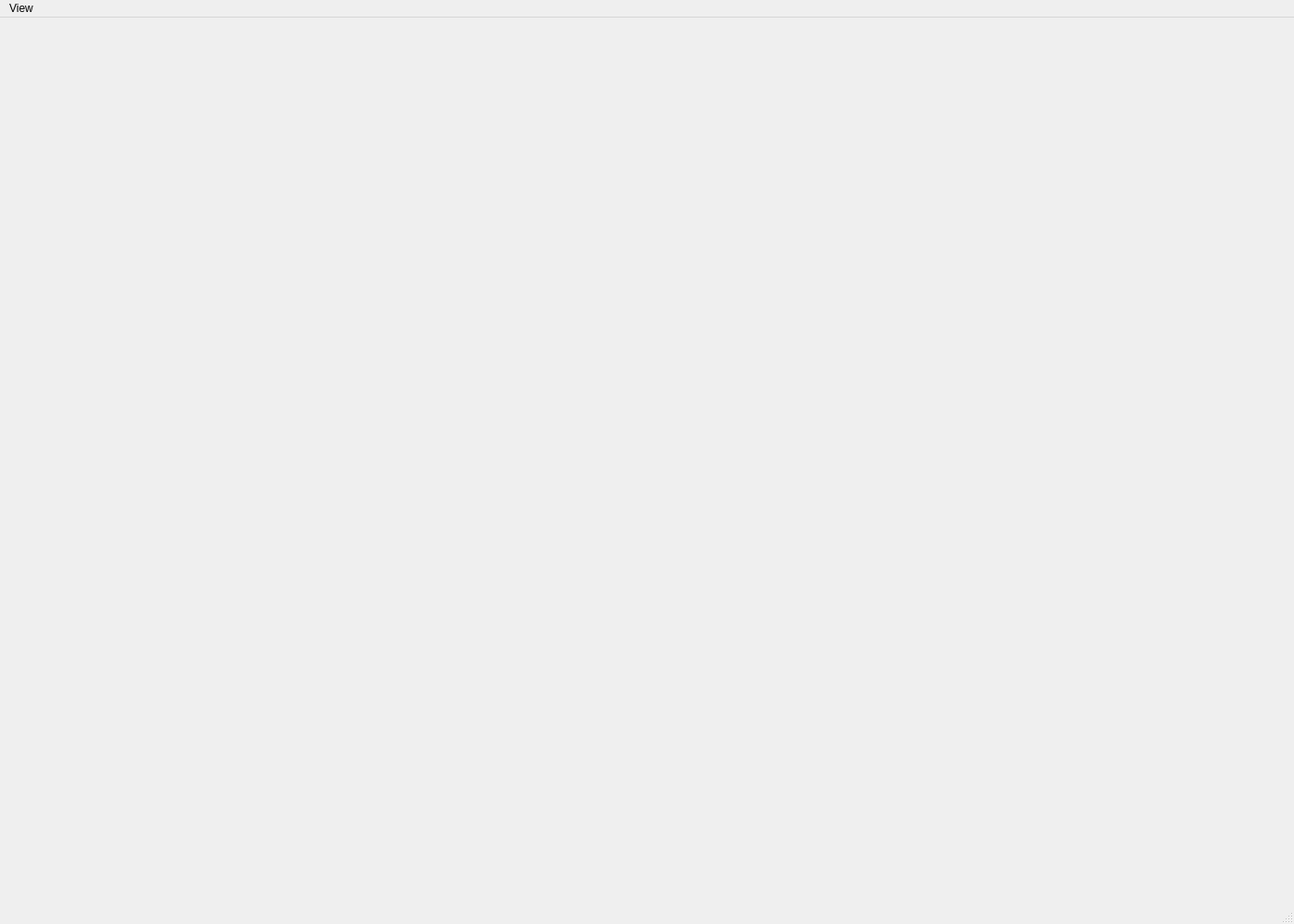
<ui version="4.0" >
 <class>MainWindow</class>
 <widget class="QMainWindow" name="MainWindow" >
  <property name="geometry" >
   <rect>
    <x>0</x>
    <y>0</y>
    <width>1400</width>
    <height>1000</height>
   </rect>
  </property>
  <property name="windowTitle" >
   <string>BScope</string>
  </property>
  <widget class="QWidget" name="centralwidget" >
   <property name="layoutDirection" >
    <enum>Qt::LeftToRight</enum>
   </property>
   <layout class="QVBoxLayout" >
    <property name="margin" >
     <number>9</number>
    </property>
    <property name="spacing" >
     <number>6</number>
    </property>
    <item>
     <widget class="QWidget" native="1" name="live_" >
      <property name="sizePolicy" >
       <sizepolicy>
        <hsizetype>5</hsizetype>
        <vsizetype>5</vsizetype>
        <horstretch>1</horstretch>
        <verstretch>1</verstretch>
       </sizepolicy>
      </property>
     </widget>
    </item>
   </layout>
  </widget>
  <widget class="QMenuBar" name="menubar" >
   <property name="geometry" >
    <rect>
     <x>0</x>
     <y>0</y>
     <width>603</width>
     <height>22</height>
    </rect>
   </property>
   <widget class="QMenu" name="menuView_" >
    <property name="title" >
     <string>View</string>
    </property>
    <addaction name="actionViewToggleVideo_" />
    <addaction name="actionViewToggleBinary_" />
    <addaction name="actionViewToggleExtractions_" />
    <addaction name="actionViewToggleRangeTruths_" />
    <addaction name="actionViewToggleBugPlots_" />
    <addaction name="actionViewToggleRangeRings_" />
    <addaction name="actionViewToggleRangeMap_" />
    <addaction name="actionViewToggleShowCursorPosition_" />
    <addaction name="actionViewTogglePhantomCursor_" />
    <addaction name="separator" />
    <addaction name="actionViewClearAll_" />
    <addaction name="actionViewClearVideo_" />
    <addaction name="actionViewClearBinaryVideo_" />
    <addaction name="actionViewClearExtractions_" />
    <addaction name="actionViewClearRangeTruths_" />
    <addaction name="actionViewClearBugPlots_" />
    <addaction name="separator" />
    <addaction name="actionShowFramesWindow_" />
    <addaction name="actionShowPlayerWindow_" />
    <addaction name="separator" />
    <addaction name="actionPresetSave_" />
    <addaction name="actionPresetRevert_" />
   </widget>
   <addaction name="menuView_" />
  </widget>
  <widget class="QStatusBar" name="statusbar" />
  <action name="actionViewToggleVideo_" >
   <property name="text" >
    <string>Show Video Data</string>
   </property>
   <property name="shortcut" >
    <string>V</string>
   </property>
  </action>
  <action name="actionViewToggleBinary_" >
   <property name="text" >
    <string>Show Binary Data</string>
   </property>
   <property name="shortcut" >
    <string>B</string>
   </property>
  </action>
  <action name="actionViewToggleExtractions_" >
   <property name="text" >
    <string>Show Extractions</string>
   </property>
   <property name="shortcut" >
    <string>E</string>
   </property>
  </action>
  <action name="actionViewToggleRangeTruths_" >
   <property name="text" >
    <string>Show Range Truths</string>
   </property>
   <property name="shortcut" >
    <string>E</string>
   </property>
  </action>
  <action name="actionViewToggleBugPlots_" >
   <property name="text" >
    <string>Show User Bug Plots</string>
   </property>
   <property name="shortcut" >
    <string>P</string>
   </property>
  </action>
  <action name="actionViewToggleRangeRings_" >
   <property name="text" >
    <string>Show Range Rings</string>
   </property>
   <property name="shortcut" >
    <string>R</string>
   </property>
  </action>
  <action name="actionViewToggleRangeMap_" >
   <property name="text" >
    <string>Show Range Map</string>
   </property>
   <property name="shortcut" >
    <string>M</string>
   </property>
  </action>
  <action name="actionViewToggleShowCursorPosition_" >
   <property name="text" >
    <string>Cursor Position Text</string>
   </property>
   <property name="shortcut" >
    <string>F4</string>
   </property>
   <property name="checkable" >
    <bool>true</bool>
   </property>
   <property name="checked" >
    <bool>true</bool>
   </property>
  </action>
  <action name="actionViewTogglePhantomCursor_" >
   <property name="text" >
    <string>Show Phantom Cursor</string>
   </property>
   <property name="shortcut" >
    <string>C</string>
   </property>
   <property name="checkable" >
    <bool>true</bool>
   </property>
   <property name="checked" >
    <bool>true</bool>
   </property>
  </action>
  <action name="actionViewClearAll_" >
   <property name="text" >
    <string>Clear View</string>
   </property>
   <property name="shortcut" >
    <string>Ctrl+L</string>
   </property>
  </action>
  <action name="actionViewClearVideo_" >
   <property name="text" >
    <string>Clear Video</string>
   </property>
   <property name="shortcut" >
    <string>Ctrl+V</string>
   </property>
  </action>
  <action name="actionViewClearBinaryVideo_" >
   <property name="text" >
    <string>Clear Binary Video</string>
   </property>
   <property name="shortcut" >
    <string>Ctrl+B</string>
   </property>
  </action>
  <action name="actionViewClearExtractions_" >
   <property name="text" >
    <string>Clear Extractions</string>
   </property>
   <property name="shortcut" >
    <string>Ctrl+E</string>
   </property>
  </action>
  <action name="actionViewClearRangeTruths_" >
   <property name="text" >
    <string>Clear Range Truths</string>
   </property>
   <property name="shortcut" >
    <string>Ctrl+T</string>
   </property>
  </action>
  <action name="actionViewClearBugPlots_" >
   <property name="text" >
    <string>Clear User Bug Plots</string>
   </property>
   <property name="shortcut" >
    <string>Ctrl+P</string>
   </property>
  </action>
  <action name="actionPresetSave_" >
   <property name="text" >
    <string>Save Preset</string>
   </property>
   <property name="shortcut" >
    <string>Ctrl+S</string>
   </property>
  </action>
  <action name="actionPresetRevert_" >
   <property name="text" >
    <string>Revert Preset</string>
   </property>
   <property name="shortcut" >
    <string>Ctrl+Z</string>
   </property>
  </action>
  <action name="actionShowFramesWindow_" >
   <property name="text" >
    <string>Past Frames List</string>
   </property>
   <property name="shortcut" >
    <string>F3</string>
   </property>
  </action>
  <action name="actionShowPlayerWindow_" >
   <property name="text" >
    <string>Past Frames Player</string>
   </property>
   <property name="shortcut" >
    <string>F4</string>
   </property>
  </action>
 </widget>
 <resources/>
 <connections/>
</ui>
